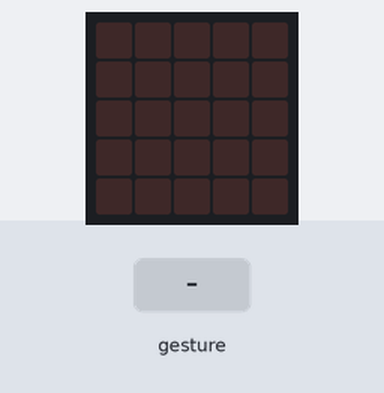
The program below on a simulated BBC micro:bit (MakeCode). Shown: the board's 5×5 LED display. The inputs (shaded band) are chosen by the test bench. Random numbers come from a fixed seed; a tilt is held for 1.5 s and a shake lasts 1 s, then the board lies face up again.

Above: at 1.2 s.
1.3 s: gesture 'shake'
At 2.1 s:
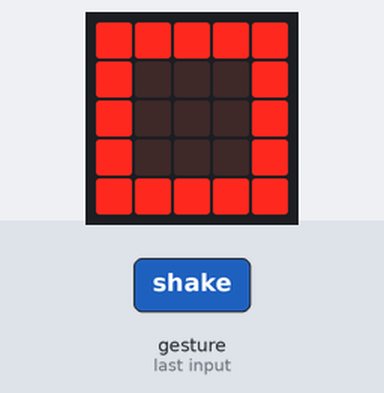
3.0 s: gesture 'shake'
At 4.6 s:
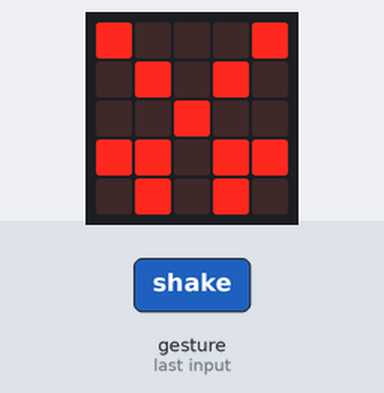
Timing chart, 0 to 6.1 s (numbered marks = the images above; inputs shaded):
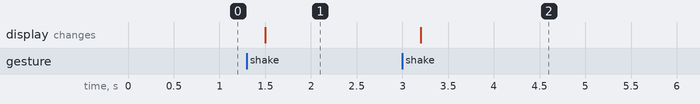

Measured:
- after the input at 1.3 s, the display: changes after 0.20 s (image 1)
- after the input at 3.0 s, the display: changes after 0.20 s (image 2)

The program:

main.ts
```typescript
let ALAZAR = 0
input.onGesture(Gesture.Shake, function () {
    ALAZAR = randint(1, 3)
    if (ALAZAR == 1) {
        basic.showLeds(`
            # # # # #
            # . . . #
            # . . . #
            # . . . #
            # # # # #
            `)
    } else if (ALAZAR == 2) {
        basic.showLeds(`
            . . . . .
            . # # # .
            . # # # .
            . # # # .
            . . . . .
            `)
    } else {
        basic.showLeds(`
            # . . . #
            . # . # .
            . . # . .
            # # . # #
            . # . # .
            `)
    }
})
basic.forever(function () {

})
```

test.ts
```typescript
// aquí va el archivo "tests"; esto no se compilará cuando este paquete se utilice como una extensión.
```
